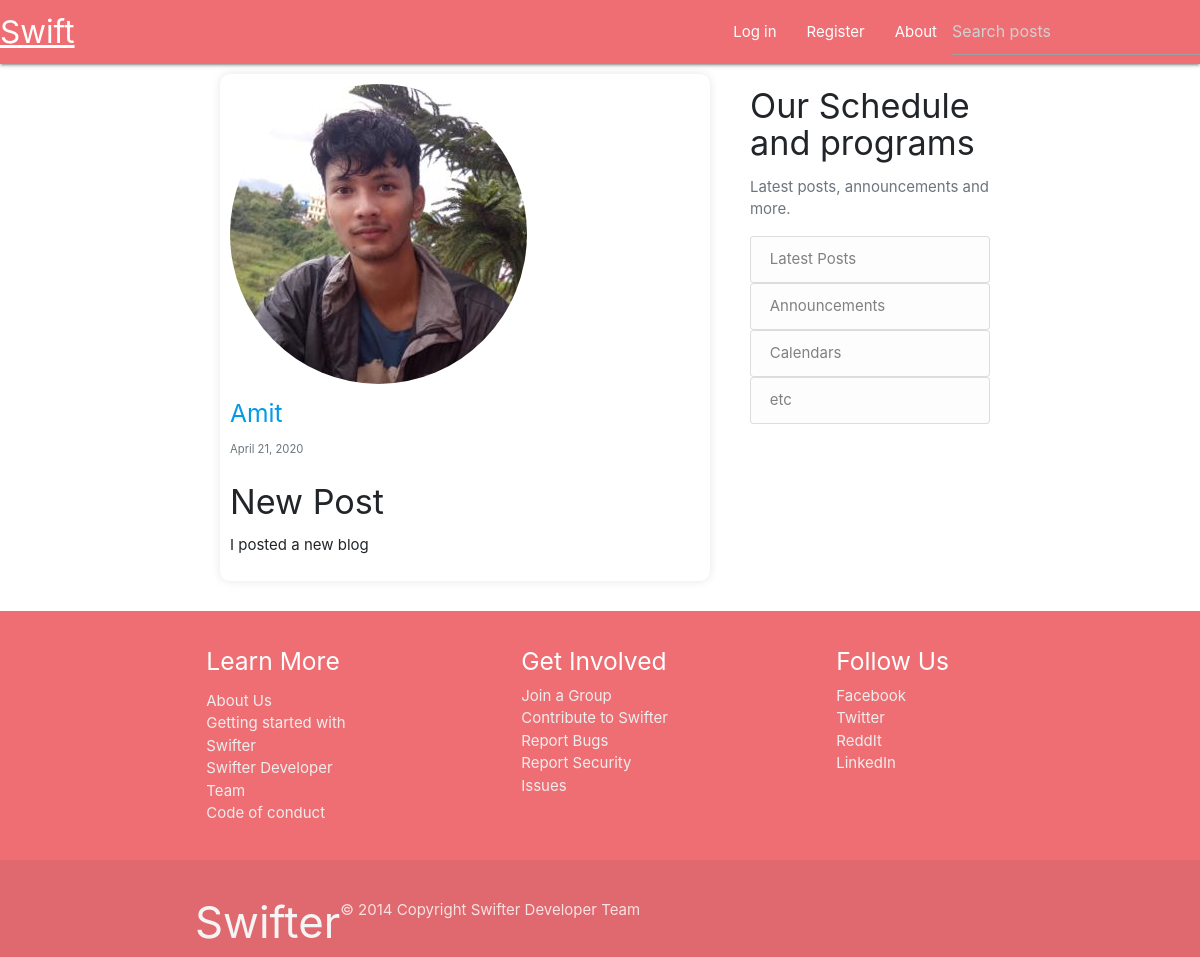
The app's page /post/14/ with its own data.
### blog/models.py (models this page shows, shortened)
class Post(models.Model):
    title = models.CharField(max_length=100)
    author = models.ForeignKey(User, on_delete=models.CASCADE, default=None)
    date_posted = models.DateTimeField(default=timezone.now)
    content = models.TextField()

### user/models.py (models this page shows, shortened)
class Profile(models.Model):
    user = models.OneToOneField(User, on_delete=models.CASCADE)
    prof_pic = models.ImageField(default="default.jpg", upload_to='profile_pics')
    bio = models.TextField()
    address = models.CharField(max_length=100)
    date_joined = models.DateTimeField(default=timezone.now)

### blog/views.py (the view)
# urls.py: path('post/<int:pk>/', PostDetailView.as_view(), name='post-detail'),
class PostDetailView(DetailView):
    model = Post

### blog/templates/blog/post_detail.html (shortened to what this page needs)
{% extends 'index.html' %}
{% block content %}
	<article class="media content-section">
      <div class="media-body" style="
        border:none;
        border-radius: 10px;
        box-shadow: 0px 0px 10px rgba(0, 0, 0, 0.1);
        padding-top: 1rem;
        margin: 10px;
        padding: 10px;">
        <img class="rounded-circle account-img" src="{{object.author.profile.prof_pic.url}}">
        <div class="article-metadata">
        <h5><a class="mr-2" href="{% url 'user-posts' object.author.username %}">{{ object.author }}</a></h5>
          <small class="text-muted">{{ object.date_posted|date:"F d, Y" }}</small>
        </div>
        <h4 class="article-title">{{ object.title }}</h4>
        <p class="article-content">{{ object.content }}</p>
      </div>
    </article>
{% endblock %}

### records on screen
Post: author.profile.prof_pic (picture), author "Amit", date_posted "April 21, 2020", title "New Post", content "I posted a new blog"
